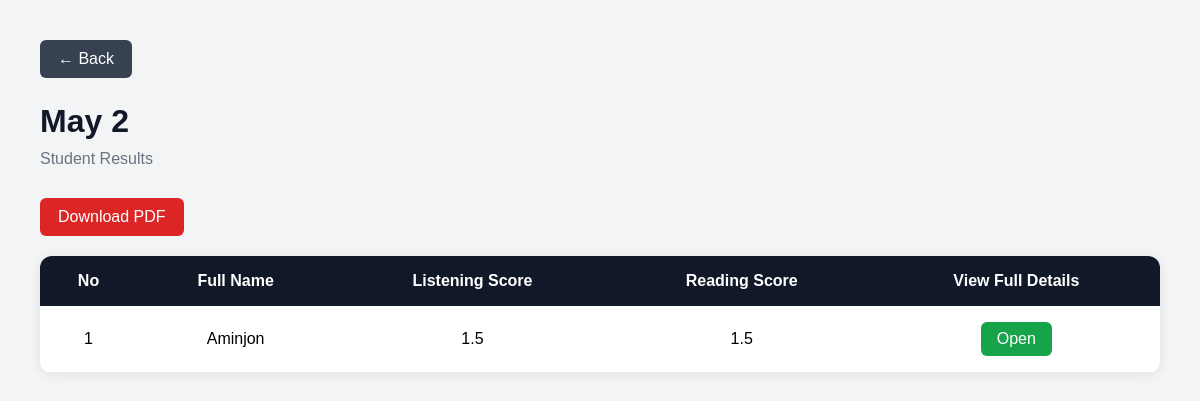
Before: /results/3/ with the older database file.
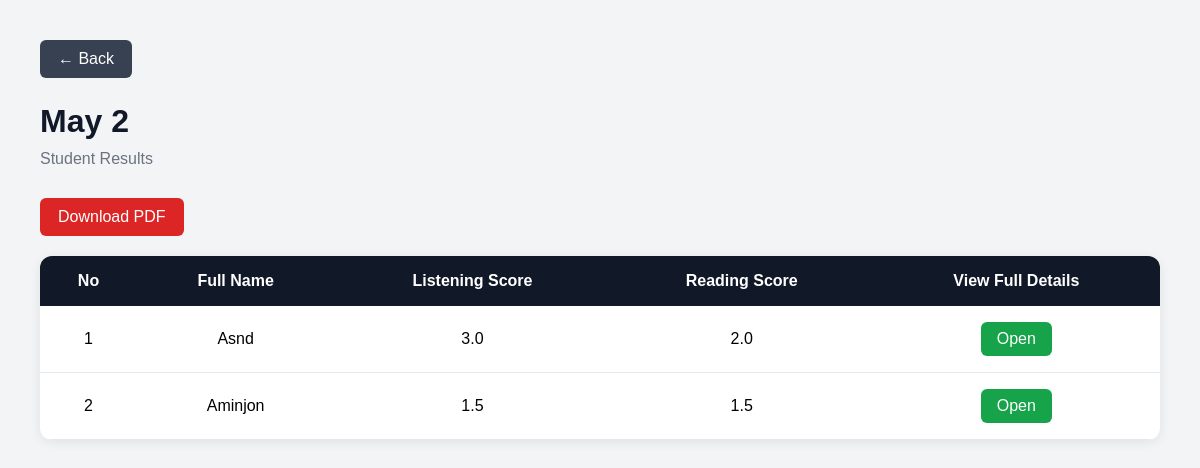
After: the same page with the newer database file.
### core/models.py (models this page shows, shortened)
class ExamSession(models.Model):
    name        = models.CharField(max_length=150)          # shown in dropdown
    description = models.CharField(max_length=300, blank=True)
    is_open     = models.BooleanField(default=True)         # admin can open/close
    author = models.ForeignKey(settings.AUTH_USER_MODEL, on_delete=models.CASCADE)
    created_at  = models.DateTimeField(auto_now_add=True)

class ResultsTable(models.Model):
    exam_session = models.ForeignKey(           # ← new
        ExamSession,
        on_delete=models.SET_NULL,
        null=True, blank=True,
        related_name='results'
    )
    session_id = models.CharField(max_length=50, primary_key=True, unique=True)
    username = models.CharField(max_length=100)
    session_date = models.DateTimeField(auto_now_add=True)

class ListeningResults(models.Model):
    session = models.OneToOneField(
        'ResultsTable',
        on_delete=models.CASCADE,
        primary_key=True
        )
    test = models.ForeignKey(
        'ListeningTest',
        on_delete=models.SET_NULL,
        null=True,
        blank=True
        )
    listening_row_answers = models.JSONField()
    listening_correct_count = models.IntegerField()
    listening_mark = models.DecimalField(max_digits=2, decimal_places=1)

class ReadingResults(models.Model):
    session = models.OneToOneField('ResultsTable', on_delete=models.CASCADE, primary_key=True)
    test = models.ForeignKey('ReadingTest', on_delete=models.SET_NULL, null=True)
    reading_row_answers = models.JSONField()
    reading_correct_count = models.IntegerField()
    reading_mark = models.DecimalField(max_digits=2, decimal_places=1)

### core/views.py (the view)
# urls.py: path('results/<str:session_id>/', views.view_results_detail, name='view_results_detail'),
def view_results_detail(request, session_id):
    exam_session = get_object_or_404(
        ExamSession,
        id=session_id
    )
    results = ResultsTable.objects.filter(
        exam_session=exam_session
    ).order_by('-session_date')
    students = []
    for index, result in enumerate(results, start=1):
        listening = ListeningResults.objects.filter(
            session=result
        ).first()
        reading = ReadingResults.objects.filter(
            session=result
        ).first()
        writing = WritingResults.objects.filter(
            session=result
        ).first()
        students.append({
            'number': index,
            'result': result,
            'listening': listening,
            'reading': reading,
            'writing': writing,
        })
    return render(request, 'core/results_detail.html', {
        'exam_session': exam_session,
        'students': students,
    })

### core/templates/core/results_detail.html (shortened to what this page needs)
<!DOCTYPE html>
<html lang="en">
<head>
</head>
<body>
    <div class="container">
        <a
            href="{% url 'view_results' %}"
            class="back-btn"
        >
            ← Back
        </a>
        <h1 class="page-title">
            {{ exam_session.name }}
        </h1>
        <p class="page-subtitle">
            Student Results
        </p>
        <a
            href="{% url 'download_session_pdf' exam_session.id %}"
            class="download-btn"
        >
            Download PDF
        </a>
        <div class="table-wrapper">
            <table>
                <thead>
                    <tr>
                        <th>No</th>
                        <th>Full Name</th>
                        <th>Listening Score</th>
                        <th>Reading Score</th>
                        <th>View Full Details</th>
                    </tr>
                </thead>
                <tbody>
                    {% for student in students %}
                    <tr>
                        <td>
                            {{ student.number }}
                        </td>
                        <td>
                            {{ student.result.username }}
                        </td>
                        <td>
                            {% if student.listening %}
                                {{ student.listening.listening_mark }}
                            {% else %}
                                -
                            {% endif %}
                        </td>
                        <td>
                            {% if student.reading %}
                                {{ student.reading.reading_mark }}
                            {% else %}
                                -
                            {% endif %}
                        </td>
                        <td>
                            <a
                                href="{% url 'student_full_result' student.result.session_id %}"
                                class="details-btn"
                            >
                                Open
                            </a>
                        </td>
                    </tr>
                    {% endfor %}
                </tbody>
            </table>
        </div>
    </div>
</body>
</html>

### core/templates/core/results_detail.html (style rules this page uses)
* { margin: 0; padding: 0; box-sizing: border-box; font-family: Arial, sans-serif; }
body { background: #f3f4f6; padding: 40px; }
.container { max-width: 1400px; margin: auto; }
.page-title { font-size: 2rem; margin-bottom: 10px; color: #111827; }
.page-subtitle { color: #6b7280; margin-bottom: 30px; }
.table-wrapper { background: white; border-radius: 12px; overflow: hidden; box-shadow: 0 2px 12px rgba(0,0,0,0.08); }
table { width: 100%; border-collapse: collapse; }
thead { background: #111827; color: white; }
th { padding: 16px; text-align: center; font-weight: 600; }
td { padding: 16px; border-bottom: 1px solid #e5e7eb; text-align: center; }
.details-btn { display: inline-block; background: #16a34a; color: white; text-decoration: none; padding: 8px 16px; border-radius: 6px; transition: 0.2s; }
.back-btn { display: inline-block; margin-bottom: 25px; background: #374151; color: white; text-decoration: none; padding: 10px 18px; border-radius: 6px; }
.download-btn { display: inline-block; margin-bottom: 20px; background: #dc2626; color: white; text-decoration: none; padding: 10px 18px; border-radius: 6px; }

Changed rows visible on the page:
added ResultsTable: number "1", result.username "Asnd", listening.listening_mark "3.0", reading.reading_mark "2.0"
computed for ResultsTable "Aminjon": number "1" → "2"
